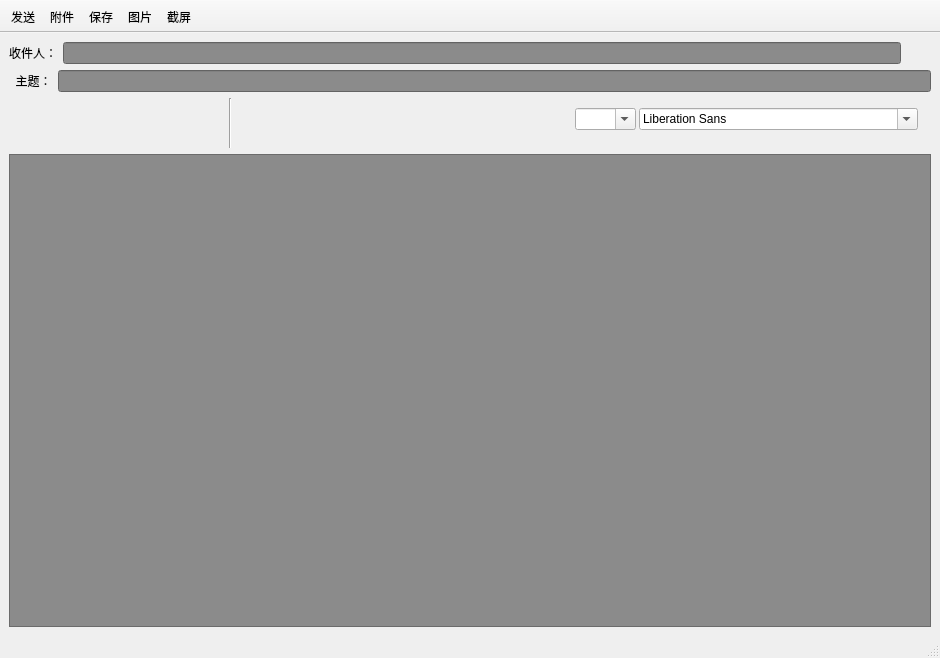
 <widget class="QMainWindow" name="ComposeWindow">
  <property name="geometry">
   <rect>
    <x>0</x>
    <y>0</y>
    <width>940</width>
    <height>658</height>
   </rect>
  </property>
  <property name="windowTitle">
   <string>写邮件</string>
  </property>
  <property name="windowIcon">
   <iconset>
    <normaloff>logo.png</normaloff>logo.png</iconset>
  </property>
  <property name="styleSheet">
   <string notr="true"/>
  </property>
  <property name="toolButtonStyle">
   <enum>Qt::ToolButtonTextBesideIcon</enum>
  </property>
  <widget class="QWidget" name="centralwidget">
   <layout class="QGridLayout" name="gridLayout">
    <item row="0" column="0">
     <layout class="QVBoxLayout" name="verticalLayout">
      <item>
       <layout class="QHBoxLayout" name="horizontalLayout">
        <item>
         <widget class="QLabel" name="label_receiver">
          <property name="text">
           <string>收件人：</string>
          </property>
         </widget>
        </item>
        <item>
         <widget class="QLineEdit" name="txtreceiver">
          <property name="styleSheet">
           <string notr="true">background-color: rgb(139, 139, 139);</string>
          </property>
         </widget>
        </item>
        <item>
         <widget class="QPushButton" name="addButton">
          <property name="enabled">
           <bool>true</bool>
          </property>
          <property name="minimumSize">
           <size>
            <width>24</width>
            <height>20</height>
           </size>
          </property>
          <property name="maximumSize">
           <size>
            <width>24</width>
            <height>20</height>
           </size>
          </property>
          <property name="focusPolicy">
           <enum>Qt::NoFocus</enum>
          </property>
          <property name="layoutDirection">
           <enum>Qt::LeftToRight</enum>
          </property>
          <property name="autoFillBackground">
           <bool>false</bool>
          </property>
          <property name="styleSheet">
           <string notr="true">QPushButton {
    border: 0px solid rgb(124, 124, 124);
    
    border-radius:5px;
}
QPushButton:hover{
    border: 1px solid #3C80B1;
    background-color: qconicalgradient(cx:0.5, cy:0.5, angle:180, stop:0.49999 rgba(181, 225, 250, 255), stop:0.50001 rgba(222, 242, 251, 255));
   
}
QPushButton:pressed{
    border: 1px solid #5F92B2;
    background-color: qconicalgradient(cx:0.5, cy:0.5, angle:180, stop:0.49999 rgba(134, 198, 233, 255), stop:0.50001 rgba(206, 234, 248, 255));
 
}
QPushButton::menu-indicator {

         image: none; 
}</string>
          </property>
          <property name="text">
           <string/>
          </property>
          <property name="icon">
           <iconset>
            <normaloff>textedit/加号.png</normaloff>textedit/加号.png</iconset>
          </property>
          <property name="autoRepeatDelay">
           <number>300</number>
          </property>
         </widget>
        </item>
       </layout>
      </item>
      <item>
       <layout class="QHBoxLayout" name="horizontalLayout_2">
        <item>
         <widget class="QLabel" name="label_subject">
          <property name="text">
           <string>  主题：</string>
          </property>
         </widget>
        </item>
        <item>
         <widget class="QLineEdit" name="txtsubject">
          <property name="styleSheet">
           <string notr="true">background-color: rgb(139, 139, 139);</string>
          </property>
         </widget>
        </item>
       </layout>
      </item>
      <item>
       <widget class="QWidget" name="widget" native="true">
        <property name="minimumSize">
         <size>
          <width>0</width>
          <height>50</height>
         </size>
        </property>
        <widget class="QPushButton" name="ButtonUndo">
         <property name="enabled">
          <bool>true</bool>
         </property>
         <property name="geometry">
          <rect>
           <x>4</x>
           <y>1</y>
           <width>40</width>
           <height>40</height>
          </rect>
         </property>
         <property name="minimumSize">
          <size>
           <width>40</width>
           <height>40</height>
          </size>
         </property>
         <property name="maximumSize">
          <size>
           <width>40</width>
           <height>40</height>
          </size>
         </property>
         <property name="toolTip">
          <string>撤销</string>
         </property>
         <property name="whatsThis">
          <string>&lt;html&gt;&lt;head/&gt;&lt;body&gt;&lt;p&gt;撤销&lt;/p&gt;&lt;/body&gt;&lt;/html&gt;</string>
         </property>
         <property name="styleSheet">
          <string notr="true">QPushButton {
    border: 0px solid rgb(124, 124, 124);
    
    border-radius:5px;
}
QPushButton:hover{
    border: 1px solid #3C80B1;
    background-color: qconicalgradient(cx:0.5, cy:0.5, angle:180, stop:0.49999 rgba(181, 225, 250, 255), stop:0.50001 rgba(222, 242, 251, 255));
   
}
QPushButton:pressed{
    border: 1px solid #5F92B2;
    background-color: qconicalgradient(cx:0.5, cy:0.5, angle:180, stop:0.49999 rgba(134, 198, 233, 255), stop:0.50001 rgba(206, 234, 248, 255));
 
}</string>
         </property>
         <property name="text">
          <string extracomment="撤销"/>
         </property>
         <property name="icon">
          <iconset>
           <normaloff>textedit/cleared.png</normaloff>textedit/cleared.png</iconset>
         </property>
         <property name="iconSize">
          <size>
           <width>30</width>
           <height>30</height>
          </size>
         </property>
        </widget>
        <widget class="QPushButton" name="ButtonRedo">
         <property name="geometry">
          <rect>
           <x>47</x>
           <y>1</y>
           <width>40</width>
           <height>40</height>
          </rect>
         </property>
         <property name="minimumSize">
          <size>
           <width>40</width>
           <height>40</height>
          </size>
         </property>
         <property name="maximumSize">
          <size>
           <width>40</width>
           <height>40</height>
          </size>
         </property>
         <property name="toolTip">
          <string>恢复</string>
         </property>
         <property name="styleSheet">
          <string notr="true">QPushButton {
    border: 0px solid rgb(124, 124, 124);
    
    border-radius:5px;
}
QPushButton:hover{
    border: 1px solid #3C80B1;
    background-color: qconicalgradient(cx:0.5, cy:0.5, angle:180, stop:0.49999 rgba(181, 225, 250, 255), stop:0.50001 rgba(222, 242, 251, 255));
   
}
QPushButton:pressed{
    border: 1px solid #5F92B2;
    background-color: qconicalgradient(cx:0.5, cy:0.5, angle:180, stop:0.49999 rgba(134, 198, 233, 255), stop:0.50001 rgba(206, 234, 248, 255));
 
}</string>
         </property>
         <property name="text">
          <string/>
         </property>
         <property name="icon">
          <iconset>
           <normaloff>textedit/recovery.png</normaloff>textedit/recovery.png</iconset>
         </property>
         <property name="iconSize">
          <size>
           <width>30</width>
           <height>30</height>
          </size>
         </property>
        </widget>
        <widget class="QPushButton" name="ButtonCut">
         <property name="enabled">
          <bool>false</bool>
         </property>
         <property name="geometry">
          <rect>
           <x>90</x>
           <y>1</y>
           <width>40</width>
           <height>40</height>
          </rect>
         </property>
         <property name="minimumSize">
          <size>
           <width>40</width>
           <height>40</height>
          </size>
         </property>
         <property name="maximumSize">
          <size>
           <width>40</width>
           <height>40</height>
          </size>
         </property>
         <property name="toolTip">
          <string>剪切</string>
         </property>
         <property name="styleSheet">
          <string notr="true">QPushButton {
    border: 0px solid rgb(124, 124, 124);
    
    border-radius:5px;
}
QPushButton:hover{
    border: 1px solid #3C80B1;
    background-color: qconicalgradient(cx:0.5, cy:0.5, angle:180, stop:0.49999 rgba(181, 225, 250, 255), stop:0.50001 rgba(222, 242, 251, 255));
   
}
QPushButton:pressed{
    border: 1px solid #5F92B2;
    background-color: qconicalgradient(cx:0.5, cy:0.5, angle:180, stop:0.49999 rgba(134, 198, 233, 255), stop:0.50001 rgba(206, 234, 248, 255));
 
}</string>
         </property>
         <property name="text">
          <string/>
         </property>
         <property name="icon">
          <iconset>
           <normaloff>textedit/剪切.png</normaloff>textedit/剪切.png</iconset>
         </property>
         <property name="iconSize">
          <size>
           <width>30</width>
           <height>30</height>
          </size>
         </property>
        </widget>
        <widget class="QPushButton" name="ButtonCopy">
         <property name="enabled">
          <bool>false</bool>
         </property>
         <property name="geometry">
          <rect>
           <x>140</x>
           <y>0</y>
           <width>40</width>
           <height>40</height>
          </rect>
         </property>
         <property name="minimumSize">
          <size>
           <width>40</width>
           <height>40</height>
          </size>
         </property>
         <property name="maximumSize">
          <size>
           <width>40</width>
           <height>40</height>
          </size>
         </property>
         <property name="toolTip">
          <string>复制</string>
         </property>
         <property name="styleSheet">
          <string notr="true">QPushButton {
    border: 0px solid rgb(124, 124, 124);
    
    border-radius:5px;
}
QPushButton:hover{
    border: 1px solid #3C80B1;
    background-color: qconicalgradient(cx:0.5, cy:0.5, angle:180, stop:0.49999 rgba(181, 225, 250, 255), stop:0.50001 rgba(222, 242, 251, 255));
   
}
QPushButton:pressed{
    border: 1px solid #5F92B2;
    background-color: qconicalgradient(cx:0.5, cy:0.5, angle:180, stop:0.49999 rgba(134, 198, 233, 255), stop:0.50001 rgba(206, 234, 248, 255));
 
}</string>
         </property>
         <property name="text">
          <string/>
         </property>
         <property name="icon">
          <iconset>
           <normaloff>textedit/copy.png</normaloff>textedit/copy.png</iconset>
         </property>
         <property name="iconSize">
          <size>
           <width>30</width>
           <height>30</height>
          </size>
         </property>
        </widget>
        <widget class="QPushButton" name="ButtonPaste">
         <property name="geometry">
          <rect>
           <x>180</x>
           <y>0</y>
           <width>40</width>
           <height>40</height>
          </rect>
         </property>
         <property name="minimumSize">
          <size>
           <width>40</width>
           <height>40</height>
          </size>
         </property>
         <property name="maximumSize">
          <size>
           <width>40</width>
           <height>40</height>
          </size>
         </property>
         <property name="toolTip">
          <string>粘贴</string>
         </property>
         <property name="styleSheet">
          <string notr="true">QPushButton {
    border: 0px solid rgb(124, 124, 124);
    
    border-radius:5px;
}
QPushButton:hover{
    border: 1px solid #3C80B1;
    background-color: qconicalgradient(cx:0.5, cy:0.5, angle:180, stop:0.49999 rgba(181, 225, 250, 255), stop:0.50001 rgba(222, 242, 251, 255));
   
}
QPushButton:pressed{
    border: 1px solid #5F92B2;
    background-color: qconicalgradient(cx:0.5, cy:0.5, angle:180, stop:0.49999 rgba(134, 198, 233, 255), stop:0.50001 rgba(206, 234, 248, 255));
 
}</string>
         </property>
         <property name="text">
          <string/>
         </property>
         <property name="icon">
          <iconset>
           <normaloff>textedit/draft.png</normaloff>textedit/draft.png</iconset>
         </property>
         <property name="iconSize">
          <size>
           <width>30</width>
           <height>30</height>
          </size>
         </property>
        </widget>
        <widget class="Line" name="line">
         <property name="geometry">
          <rect>
           <x>220</x>
           <y>0</y>
           <width>3</width>
           <height>61</height>
          </rect>
         </property>
         <property name="orientation">
          <enum>Qt::Vertical</enum>
         </property>
        </widget>
        <widget class="QPushButton" name="ButtonTextBold">
         <property name="geometry">
          <rect>
           <x>230</x>
           <y>0</y>
           <width>40</width>
           <height>40</height>
          </rect>
         </property>
         <property name="minimumSize">
          <size>
           <width>40</width>
           <height>40</height>
          </size>
         </property>
         <property name="maximumSize">
          <size>
           <width>40</width>
           <height>40</height>
          </size>
         </property>
         <property name="toolTip">
          <string>粗体</string>
         </property>
         <property name="styleSheet">
          <string notr="true">QPushButton {
    border: 0px solid rgb(124, 124, 124);
    
    border-radius:5px;
}
QPushButton:hover{
    border: 1px solid #3C80B1;
    background-color: qconicalgradient(cx:0.5, cy:0.5, angle:180, stop:0.49999 rgba(181, 225, 250, 255), stop:0.50001 rgba(222, 242, 251, 255));
   
}
QPushButton:pressed{
    border: 1px solid #5F92B2;
    background-color: qconicalgradient(cx:0.5, cy:0.5, angle:180, stop:0.49999 rgba(134, 198, 233, 255), stop:0.50001 rgba(206, 234, 248, 255));
 
}
QPushButton:checked{
       border: 1px solid #5F92B2;
    background-color: qconicalgradient(cx:0.5, cy:0.5, angle:180, stop:0.49999 rgba(134, 198, 233, 255), stop:0.50001 rgba(206, 234, 248, 255));
}</string>
         </property>
         <property name="text">
          <string/>
         </property>
         <property name="icon">
          <iconset>
           <normaloff>textedit/font_bold.png</normaloff>textedit/font_bold.png</iconset>
         </property>
         <property name="iconSize">
          <size>
           <width>30</width>
           <height>30</height>
          </size>
         </property>
         <property name="shortcut">
          <string>Ctrl+B</string>
         </property>
         <property name="checkable">
          <bool>true</bool>
         </property>
         <property name="checked">
          <bool>false</bool>
         </property>
        </widget>
        <widget class="QPushButton" name="ButtonTextItalic">
         <property name="geometry">
          <rect>
           <x>270</x>
           <y>0</y>
           <width>40</width>
           <height>40</height>
          </rect>
         </property>
         <property name="minimumSize">
          <size>
           <width>40</width>
           <height>40</height>
          </size>
         </property>
         <property name="maximumSize">
          <size>
           <width>40</width>
           <height>40</height>
          </size>
         </property>
         <property name="toolTip">
          <string>斜体</string>
         </property>
         <property name="styleSheet">
          <string notr="true">QPushButton {
    border: 0px solid rgb(124, 124, 124);
    
    border-radius:5px;
}
QPushButton:hover{
    border: 1px solid #3C80B1;
    background-color: qconicalgradient(cx:0.5, cy:0.5, angle:180, stop:0.49999 rgba(181, 225, 250, 255), stop:0.50001 rgba(222, 242, 251, 255));
   
}
QPushButton:pressed{
    border: 1px solid #5F92B2;
    background-color: qconicalgradient(cx:0.5, cy:0.5, angle:180, stop:0.49999 rgba(134, 198, 233, 255), stop:0.50001 rgba(206, 234, 248, 255));
 
}
QPushButton:checked{
       border: 1px solid #5F92B2;
    background-color: qconicalgradient(cx:0.5, cy:0.5, angle:180, stop:0.49999 rgba(134, 198, 233, 255), stop:0.50001 rgba(206, 234, 248, 255));
}</string>
         </property>
         <property name="text">
          <string/>
         </property>
         <property name="icon">
          <iconset>
           <normaloff>textedit/font_italic.png</normaloff>textedit/font_italic.png</iconset>
         </property>
         <property name="iconSize">
          <size>
           <width>30</width>
           <height>30</height>
          </size>
         </property>
         <property name="shortcut">
          <string>F4</string>
         </property>
         <property name="checkable">
          <bool>true</bool>
         </property>
        </widget>
        <widget class="QPushButton" name="ButtonTextUnderline">
         <property name="geometry">
          <rect>
           <x>310</x>
           <y>0</y>
           <width>40</width>
           <height>40</height>
          </rect>
         </property>
         <property name="minimumSize">
          <size>
           <width>40</width>
           <height>40</height>
          </size>
         </property>
         <property name="maximumSize">
          <size>
           <width>40</width>
           <height>40</height>
          </size>
         </property>
         <property name="toolTip">
          <string>下划线</string>
         </property>
         <property name="styleSheet">
          <string notr="true">QPushButton {
    border: 0px solid rgb(124, 124, 124);
    
    border-radius:5px;
}
QPushButton:hover{
    border: 1px solid #3C80B1;
    background-color: qconicalgradient(cx:0.5, cy:0.5, angle:180, stop:0.49999 rgba(181, 225, 250, 255), stop:0.50001 rgba(222, 242, 251, 255));
   
}
QPushButton:pressed{
    border: 1px solid #5F92B2;
    background-color: qconicalgradient(cx:0.5, cy:0.5, angle:180, stop:0.49999 rgba(134, 198, 233, 255), stop:0.50001 rgba(206, 234, 248, 255));
 
}
QPushButton:checked{
       border: 1px solid #5F92B2;
    background-color: qconicalgradient(cx:0.5, cy:0.5, angle:180, stop:0.49999 rgba(134, 198, 233, 255), stop:0.50001 rgba(206, 234, 248, 255));
}</string>
         </property>
         <property name="text">
          <string/>
         </property>
         <property name="icon">
          <iconset>
           <normaloff>textedit/underline.png</normaloff>textedit/underline.png</iconset>
         </property>
         <property name="iconSize">
          <size>
           <width>30</width>
           <height>30</height>
          </size>
         </property>
         <property name="shortcut">
          <string>Ctrl+U</string>
         </property>
         <property name="checkable">
          <bool>true</bool>
         </property>
        </widget>
        <widget class="QPushButton" name="ButtonAlignLeft">
         <property name="geometry">
          <rect>
           <x>350</x>
           <y>0</y>
           <width>40</width>
           <height>40</height>
          </rect>
         </property>
         <property name="minimumSize">
          <size>
           <width>40</width>
           <height>40</height>
          </size>
         </property>
         <property name="maximumSize">
          <size>
           <width>40</width>
           <height>40</height>
          </size>
         </property>
         <property name="toolTip">
          <string>左对齐</string>
         </property>
         <property name="styleSheet">
          <string notr="true">QPushButton {
    border: 0px solid rgb(124, 124, 124);
    
    border-radius:5px;
}
QPushButton:hover{
    border: 1px solid #3C80B1;
    background-color: qconicalgradient(cx:0.5, cy:0.5, angle:180, stop:0.49999 rgba(181, 225, 250, 255), stop:0.50001 rgba(222, 242, 251, 255));
   
}
QPushButton:pressed{
    border: 1px solid #5F92B2;
    background-color: qconicalgradient(cx:0.5, cy:0.5, angle:180, stop:0.49999 rgba(134, 198, 233, 255), stop:0.50001 rgba(206, 234, 248, 255));
 
}
QPushButton:checked{
       border: 1px solid #5F92B2;
    background-color: qconicalgradient(cx:0.5, cy:0.5, angle:180, stop:0.49999 rgba(134, 198, 233, 255), stop:0.50001 rgba(206, 234, 248, 255));
}</string>
         </property>
         <property name="text">
          <string/>
         </property>
         <property name="icon">
          <iconset>
           <normaloff>textedit/alignment_left.png</normaloff>textedit/alignment_left.png</iconset>
         </property>
         <property name="iconSize">
          <size>
           <width>30</width>
           <height>30</height>
          </size>
         </property>
         <property name="shortcut">
          <string>Ctrl+L</string>
         </property>
         <property name="checkable">
          <bool>true</bool>
         </property>
         <attribute name="buttonGroup">
          <string notr="true">buttonGroup</string>
         </attribute>
        </widget>
        <widget class="QFontComboBox" name="comboFont">
         <property name="geometry">
          <rect>
           <x>630</x>
           <y>10</y>
           <width>279</width>
           <height>22</height>
          </rect>
         </property>
        </widget>
        <widget class="QPushButton" name="ButtonAlignCenter">
         <property name="geometry">
          <rect>
           <x>390</x>
           <y>0</y>
           <width>40</width>
           <height>40</height>
          </rect>
         </property>
         <property name="minimumSize">
          <size>
           <width>40</width>
           <height>40</height>
          </size>
         </property>
         <property name="maximumSize">
          <size>
           <width>40</width>
           <height>40</height>
          </size>
         </property>
         <property name="toolTip">
          <string>居中对齐</string>
         </property>
         <property name="styleSheet">
          <string notr="true">QPushButton {
    border: 0px solid rgb(124, 124, 124);
    
    border-radius:5px;
}
QPushButton:hover{
    border: 1px solid #3C80B1;
    background-color: qconicalgradient(cx:0.5, cy:0.5, angle:180, stop:0.49999 rgba(181, 225, 250, 255), stop:0.50001 rgba(222, 242, 251, 255));
   
}
QPushButton:pressed{
    border: 1px solid #5F92B2;
    background-color: qconicalgradient(cx:0.5, cy:0.5, angle:180, stop:0.49999 rgba(134, 198, 233, 255), stop:0.50001 rgba(206, 234, 248, 255));
 
}
QPushButton:checked{
       border: 1px solid #5F92B2;
    background-color: qconicalgradient(cx:0.5, cy:0.5, angle:180, stop:0.49999 rgba(134, 198, 233, 255), stop:0.50001 rgba(206, 234, 248, 255));
}</string>
         </property>
         <property name="text">
          <string/>
         </property>
         <property name="icon">
          <iconset>
           <normaloff>textedit/alignment_center-恢复的.png</normaloff>textedit/alignment_center-恢复的.png</iconset>
         </property>
         <property name="iconSize">
          <size>
           <width>30</width>
           <height>30</height>
          </size>
         </property>
         <property name="shortcut">
          <string>Ctrl+E</string>
         </property>
         <property name="checkable">
          <bool>true</bool>
         </property>
         <attribute name="buttonGroup">
          <string notr="true">buttonGroup</string>
         </attribute>
        </widget>
        <widget class="QPushButton" name="ButtonAlignRight">
         <property name="geometry">
          <rect>
           <x>430</x>
           <y>0</y>
           <width>40</width>
           <height>40</height>
          </rect>
         </property>
         <property name="minimumSize">
          <size>
           <width>40</width>
           <height>40</height>
          </size>
         </property>
         <property name="maximumSize">
          <size>
           <width>40</width>
           <height>40</height>
          </size>
         </property>
         <property name="toolTip">
          <string>右对齐</string>
         </property>
         <property name="styleSheet">
          <string notr="true">QPushButton {
    border: 0px solid rgb(124, 124, 124);
    
    border-radius:5px;
}
QPushButton:hover{
    border: 1px solid #3C80B1;
    background-color: qconicalgradient(cx:0.5, cy:0.5, angle:180, stop:0.49999 rgba(181, 225, 250, 255), stop:0.50001 rgba(222, 242, 251, 255));
   
}
QPushButton:pressed{
    border: 1px solid #5F92B2;
    background-color: qconicalgradient(cx:0.5, cy:0.5, angle:180, stop:0.49999 rgba(134, 198, 233, 255), stop:0.50001 rgba(206, 234, 248, 255));
 
}
QPushButton:checked{
       border: 1px solid #5F92B2;
    background-color: qconicalgradient(cx:0.5, cy:0.5, angle:180, stop:0.49999 rgba(134, 198, 233, 255), stop:0.50001 rgba(206, 234, 248, 255));
}</string>
         </property>
         <property name="text">
          <string/>
         </property>
         <property name="icon">
          <iconset>
           <normaloff>textedit/alignment_right.png</normaloff>textedit/alignment_right.png</iconset>
         </property>
         <property name="iconSize">
          <size>
           <width>30</width>
           <height>30</height>
          </size>
         </property>
         <property name="shortcut">
          <string>Ctrl+R</string>
         </property>
         <property name="checkable">
          <bool>true</bool>
         </property>
         <attribute name="buttonGroup">
          <string notr="true">buttonGroup</string>
         </attribute>
        </widget>
        <widget class="QPushButton" name="ButtonAlignJustify">
         <property name="geometry">
          <rect>
           <x>470</x>
           <y>0</y>
           <width>40</width>
           <height>40</height>
          </rect>
         </property>
         <property name="minimumSize">
          <size>
           <width>40</width>
           <height>40</height>
          </size>
         </property>
         <property name="maximumSize">
          <size>
           <width>40</width>
           <height>40</height>
          </size>
         </property>
         <property name="toolTip">
          <string>文本对其</string>
         </property>
         <property name="styleSheet">
          <string notr="true">QPushButton {
    border: 0px solid rgb(124, 124, 124);
    
    border-radius:5px;
}
QPushButton:hover{
    border: 1px solid #3C80B1;
    background-color: qconicalgradient(cx:0.5, cy:0.5, angle:180, stop:0.49999 rgba(181, 225, 250, 255), stop:0.50001 rgba(222, 242, 251, 255));
   
}
QPushButton:pressed{
    border: 1px solid #5F92B2;
    background-color: qconicalgradient(cx:0.5, cy:0.5, angle:180, stop:0.49999 rgba(134, 198, 233, 255), stop:0.50001 rgba(206, 234, 248, 255));
 
}
QPushButton:checked{
       border: 1px solid #5F92B2;
    background-color: qconicalgradient(cx:0.5, cy:0.5, angle:180, stop:0.49999 rgba(134, 198, 233, 255), stop:0.50001 rgba(206, 234, 248, 255));
}</string>
         </property>
         <property name="text">
          <string/>
         </property>
         <property name="icon">
          <iconset>
           <normaloff>textedit/ic_左右对齐_24px.png</normaloff>textedit/ic_左右对齐_24px.png</iconset>
         </property>
         <property name="iconSize">
          <size>
           <width>30</width>
           <height>30</height>
          </size>
         </property>
         <property name="shortcut">
          <string>Ctrl+J</string>
         </property>
         <property name="checkable">
          <bool>true</bool>
         </property>
         <attribute name="buttonGroup">
          <string notr="true">buttonGroup</string>
         </attribute>
        </widget>
        <widget class="QPushButton" name="ButtonTextColor">
         <property name="geometry">
          <rect>
           <x>520</x>
           <y>0</y>
           <width>40</width>
           <height>40</height>
          </rect>
         </property>
         <property name="minimumSize">
          <size>
           <width>40</width>
           <height>40</height>
          </size>
         </property>
         <property name="maximumSize">
          <size>
           <width>40</width>
           <height>40</height>
          </size>
         </property>
         <property name="toolTip">
          <string>颜色</string>
         </property>
         <property name="styleSheet">
          <string notr="true">QPushButton {
    border: 0px solid rgb(124, 124, 124);
    
    border-radius:5px;
}
QPushButton:hover{
    border: 1px solid #3C80B1;
    background-color: qconicalgradient(cx:0.5, cy:0.5, angle:180, stop:0.49999 rgba(181, 225, 250, 255), stop:0.50001 rgba(222, 242, 251, 255));
   
}
QPushButton:pressed{
    border: 1px solid #5F92B2;
    background-color: qconicalgradient(cx:0.5, cy:0.5, angle:180, stop:0.49999 rgba(134, 198, 233, 255), stop:0.50001 rgba(206, 234, 248, 255));
 
}</string>
         </property>
         <property name="text">
          <string/>
         </property>
         <property name="iconSize">
          <size>
           <width>40</width>
           <height>40</height>
          </size>
         </property>
         <property name="shortcut">
          <string>Ctrl+U</string>
         </property>
         <property name="checkable">
          <bool>true</bool>
         </property>
        </widget>
        <widget class="QComboBox" name="comboSize">
         <property name="geometry">
          <rect>
           <x>566</x>
           <y>10</y>
           <width>61</width>
           <height>22</height>
          </rect>
         </property>
         <property name="editable">
          <bool>true</bool>
         </property>
        </widget>
        <zorder>ButtonUndo</zorder>
        <zorder>ButtonRedo</zorder>
        <zorder>ButtonCut</zorder>
        <zorder>ButtonCopy</zorder>
        <zorder>ButtonPaste</zorder>
        <zorder>line</zorder>
        <zorder>ButtonTextBold</zorder>
        <zorder>ButtonTextItalic</zorder>
        <zorder>ButtonTextUnderline</zorder>
        <zorder>comboFont</zorder>
        <zorder>ButtonAlignLeft</zorder>
        <zorder>ButtonAlignCenter</zorder>
        <zorder>ButtonAlignRight</zorder>
        <zorder>ButtonAlignJustify</zorder>
        <zorder>ButtonTextColor</zorder>
        <zorder>comboSize</zorder>
       </widget>
      </item>
      <item>
       <widget class="QTextEdit" name="textEdit">
        <property name="styleSheet">
         <string notr="true">background-color: rgb(139, 139, 139);</string>
        </property>
       </widget>
      </item>
     </layout>
    </item>
   </layout>
  </widget>
  <widget class="QToolBar" name="toolBar">
   <property name="windowTitle">
    <string>toolBar</string>
   </property>
   <property name="movable">
    <bool>false</bool>
   </property>
   <property name="floatable">
    <bool>false</bool>
   </property>
   <attribute name="toolBarArea">
    <enum>TopToolBarArea</enum>
   </attribute>
   <attribute name="toolBarBreak">
    <bool>false</bool>
   </attribute>
   <addaction name="actionSend"/>
   <addaction name="actionAttachment"/>
   <addaction name="actionSave"/>
   <addaction name="actionPicture"/>
   <addaction name="actionScreenCut"/>
  </widget>
  <widget class="QStatusBar" name="statusBar"/>
  <action name="actionSend">
   <property name="icon">
    <iconset>
     <normaloff>textedit/sent.png</normaloff>textedit/sent.png</iconset>
   </property>
   <property name="text">
    <string>发送</string>
   </property>
   <property name="shortcutContext">
    <enum>Qt::WindowShortcut</enum>
   </property>
  </action>
  <action name="actionAttachment">
   <property name="icon">
    <iconset>
     <normaloff>textedit/ATTACHMENT_R.png</normaloff>textedit/ATTACHMENT_R.png</iconset>
   </property>
   <property name="text">
    <string>附件</string>
   </property>
  </action>
  <action name="actionSave">
   <property name="icon">
    <iconset>
     <normaloff>textedit/保存.png</normaloff>textedit/保存.png</iconset>
   </property>
   <property name="text">
    <string>保存</string>
   </property>
   <property name="visible">
    <bool>true</bool>
   </property>
   <property name="menuRole">
    <enum>QAction::TextHeuristicRole</enum>
   </property>
  </action>
  <action name="actionPicture">
   <property name="icon">
    <iconset>
     <normaloff>textedit/picture.png</normaloff>textedit/picture.png</iconset>
   </property>
   <property name="text">
    <string>图片</string>
   </property>
  </action>
  <action name="actionScreenCut">
   <property name="icon">
    <iconset>
     <normaloff>textedit/截图.png</normaloff>textedit/截图.png</iconset>
   </property>
   <property name="text">
    <string>截屏</string>
   </property>
  </action>
  <action name="actionUndo">
   <property name="icon">
    <iconset>
     <normaloff>textedit/editundo.png</normaloff>textedit/editundo.png</iconset>
   </property>
   <property name="text">
    <string>撤销</string>
   </property>
  </action>
  <action name="action">
   <property name="icon">
    <iconset>
     <normaloff>textedit/editredo.png</normaloff>textedit/editredo.png</iconset>
   </property>
   <property name="text">
    <string>恢复</string>
   </property>
  </action>
  <action name="actionCut">
   <property name="icon">
    <iconset>
     <normaloff>textedit/editcut.png</normaloff>textedit/editcut.png</iconset>
   </property>
   <property name="text">
    <string>剪切</string>
   </property>
  </action>
  <action name="actionCopy">
   <property name="icon">
    <iconset>
     <normaloff>textedit/editcopy.png</normaloff>textedit/editcopy.png</iconset>
   </property>
   <property name="text">
    <string>复制</string>
   </property>
  </action>
  <action name="actionPaste">
   <property name="icon">
    <iconset>
     <normaloff>textedit/editpaste.png</normaloff>textedit/editpaste.png</iconset>
   </property>
   <property name="text">
    <string>粘贴</string>
   </property>
  </action>
 </widget>
